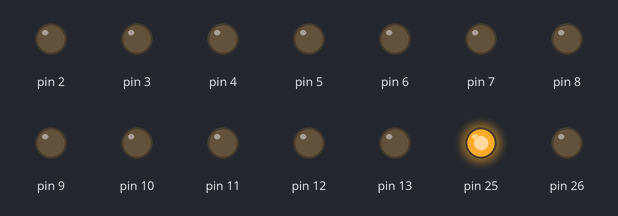
Bench run of a sketch on a simulated Arduino Mega 2560, built with avr-gcc and run on an emulated ATmega2560. Shown: output pins drawn as LEDs (lit = HIGH). What the sketch prints to the serial monitor is not drawn.

Above: at 1.7 s.
At 3.7 s:
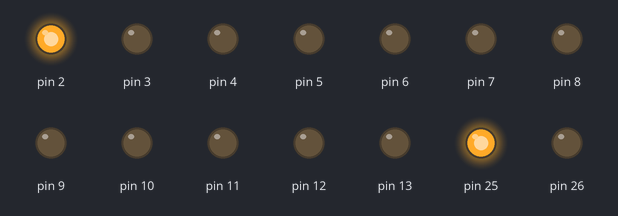
At 5.7 s:
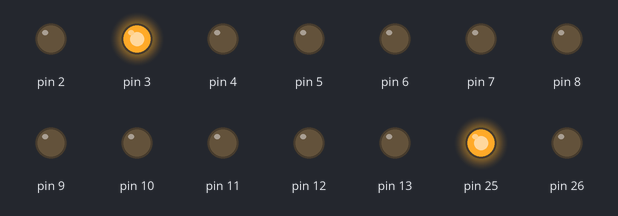
At 7.7 s:
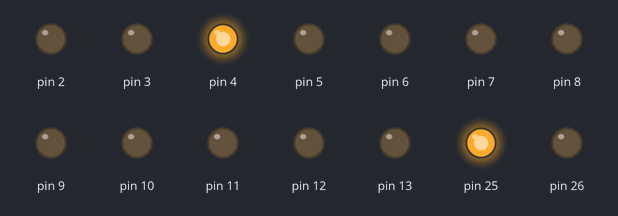
At 9.7 s:
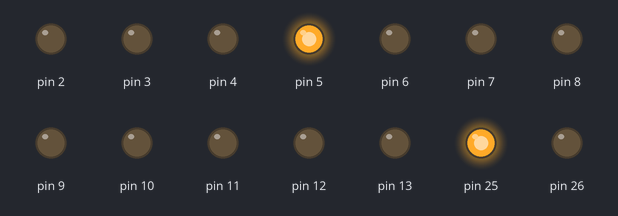
At 11.7 s:
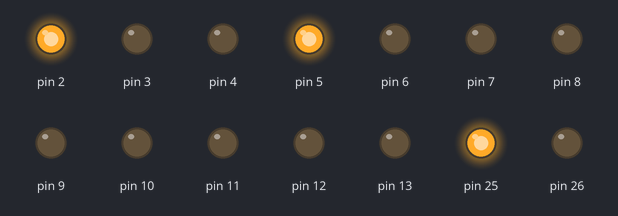
Timing chart, 0 to 14.5 s (numbered marks = the images above):
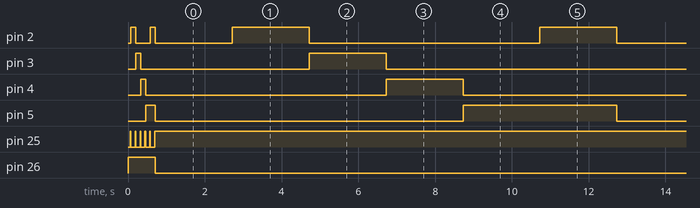

The sketch:

mega_sketch.ino
```cpp
void setup() {
  // put your setup code here, to run once:
  Serial.begin(9600);
  pinMode(2, OUTPUT);
  pinMode(3, OUTPUT);
  pinMode(4, OUTPUT);
  pinMode(5, OUTPUT);
  pinMode(6, OUTPUT);
  pinMode(7, OUTPUT);
  pinMode(8, OUTPUT);
  pinMode(9, OUTPUT);
  pinMode(10, OUTPUT);
  pinMode(11, OUTPUT);
  pinMode(12, OUTPUT);
  pinMode(13, OUTPUT);
  pinMode(14, OUTPUT);
  pinMode(15, OUTPUT);
  pinMode(16, OUTPUT);
  pinMode(17, OUTPUT);
  pinMode(18, OUTPUT);
  pinMode(19, OUTPUT);
  pinMode(20, OUTPUT);
  pinMode(21, OUTPUT);
  pinMode(22, OUTPUT);
  pinMode(23, OUTPUT);
  pinMode(24, OUTPUT);
  pinMode(25, OUTPUT);
  pinMode(26, OUTPUT);
  pinMode(27, OUTPUT);
  pinMode(28, OUTPUT);
  pinMode(29, OUTPUT);
  pinMode(30, OUTPUT);
  pinMode(31, OUTPUT);
  pinMode(32, OUTPUT);
  pinMode(33, OUTPUT);
  pinMode(34, OUTPUT);
  pinMode(35, OUTPUT);

  int data1_1[] = {0,0,0,0,0,0,0,0,0,0,0,0,0,0,0};
  int data2_1[] = {1,1,1,1,1,1,1,1};
  read_cycle_sram(data1_1, data2_1);

  Serial.println("First Done");

  int data1_2[] = {1,0,0,0,0,0,0,0,0,0,0,0,0,0,0};
  int data2_2[] = {1,0,1,0,1,0,1,0};
  read_cycle_sram(data1_2, data2_2);

  Serial.println("Second Done");

  int data1_3[] = {0,1,0,0,0,0,0,0,0,0,0,0,0,0,0};
  int data2_3[] = {1,1,1,1,1,1,1,1};
  read_cycle_sram(data1_3, data2_3);
  Serial.println("Third Done");

  int data1_4[] = {0,0,1,0,0,0,0,0,0,0,0,0,0,0,0};
  int data2_4[] = {1,1,0,1,0,1,1,1};
  read_cycle_sram(data1_4, data2_4);
  Serial.println("Fourth Done");

  int data1_5[] = {0,0,0,1,0,0,0,0,0,0,0,0,0,0,0};
  int data2_5[] = {0,1,0,1,0,1,0,1};
  read_cycle_sram(data1_5, data2_5);
  Serial.println("Fifth Done");

  int data1_6[] = {1,0,0,1,0,0,0,0,0,0,0,0,0,0,0};
  int data2_6[] = {0,1,0,1,1,1,1,1};
  read_cycle_sram(data1_6, data2_6);
  Serial.println("Sixth Done");

  pinMode(28, INPUT);
  pinMode(29, INPUT);
  pinMode(30, INPUT);
  pinMode(31, INPUT);
  pinMode(32, INPUT);
  pinMode(33, INPUT);
  pinMode(34, INPUT);
  pinMode(35, INPUT);
}

void loop() {
  // put your main code here, to run repeatedly:

  int data1_1[] = {0,0,0,0,0,0,0,0,0,0,0,0,0,0,0};
  output_cycle_sram(data1_1);
  delay(2000);

  int data1_2[] = {1,0,0,0,0,0,0,0,0,0,0,0,0,0,0};
  output_cycle_sram(data1_2);
  delay(2000);

  int data1_3[] = {0,1,0,0,0,0,0,0,0,0,0,0,0,0,0};
  output_cycle_sram(data1_3);
  delay(2000);

  int data1_4[] = {0,0,1,0,0,0,0,0,0,0,0,0,0,0,0};
  output_cycle_sram(data1_4);
  delay(2000);

  int data1_5[] = {0,0,0,1,0,0,0,0,0,0,0,0,0,0,0};
  output_cycle_sram(data1_5);
  delay(2000);

  int data1_6[] = {1,0,0,1,0,0,0,0,0,0,0,0,0,0,0};
  output_cycle_sram(data1_6);
  delay(2000);
}

int read_cycle_sram(int address_arr[], int data_arr[])
{
  //Setting output enable High
  digitalWrite(26, HIGH);
  delay(1);

  //select the address
  for(int i = 0;i <=14;i++)
  {
    digitalWrite(2+i, address_arr[i]);
  }

  // Setting Write Enable LOW
  digitalWrite(25, LOW);
  delay(1);

  // Setting Chip select Low
  digitalWrite(27, LOW);
  delay(1);

  delay(1);

  // write the data
  for(int i = 0;i <= 7;i++)
  {
    digitalWrite(35-i, data_arr[i]);
    Serial.println("setting data");
  }
  delay(1);

  // Setting Write Enable High
  digitalWrite(25, HIGH);
  delay(1);

  return 0;
}

int output_cycle_sram(int address_arr[])
{
  // Setting Write Enable High
  digitalWrite(25, HIGH);
  delay(1);
  // Setting Chip select Low
  digitalWrite(27, LOW);
  delay(1);
  //Setting output enable Low
  digitalWrite(26, LOW);
  delay(1);

  //select the address
  for(int i = 0;i <=14;i++)
  {
    digitalWrite(2+i, address_arr[i]);
  }

  return 0;
}
```

Measured:
- by itself, pin 2: HIGH → LOW at 0.20 s, → HIGH 0.39 s later, → LOW 0.13 s later, → HIGH 2.0 s later, … (16 changes in this stretch)
- by itself, pin 3, pin 4: repeats every 12.0 s: HIGH 2.0 s, LOW 10.0 s
- by itself, pin 5: alternates HIGH for 4.0 s and LOW for 8.0 s
- by itself, pin 26: HIGH → LOW at 0.71 s
